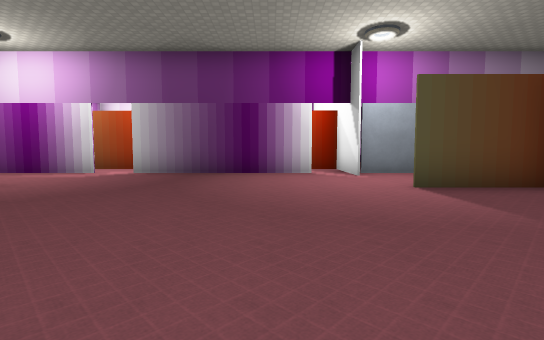
View 1 (above)

24 first-person views from a walk through a Godot game level. The camera is 1.2 m above the floor, tilts 4° down and sees 85° across. The floor is counted in squares, 2 m on a side. Each view is taken from the middle of a square. On the plan, view 1 faces up. The plan holds only what a view shows up to about 9 squares ahead; the rest is blank. The place goes on beyond the plan. Some surface patterns are stand-ins.

View 2
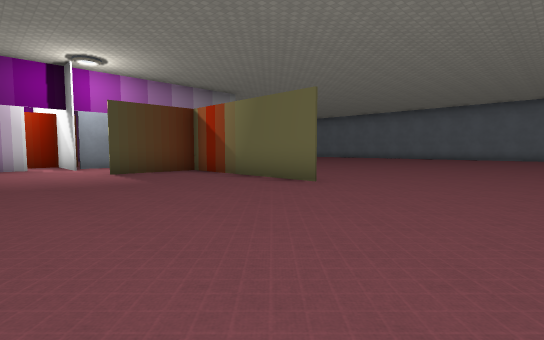

View 3
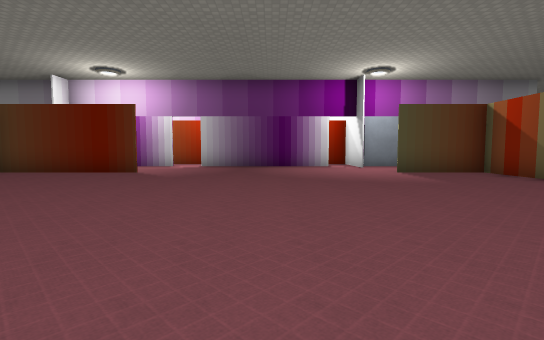

View 4
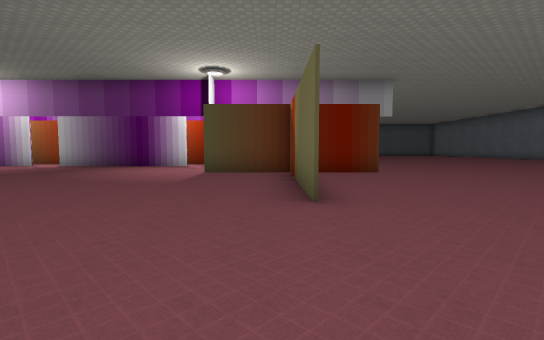

View 5
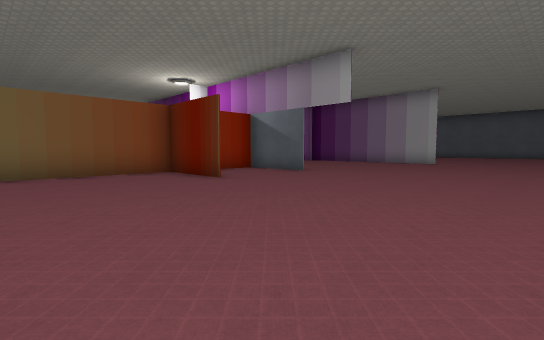

View 6
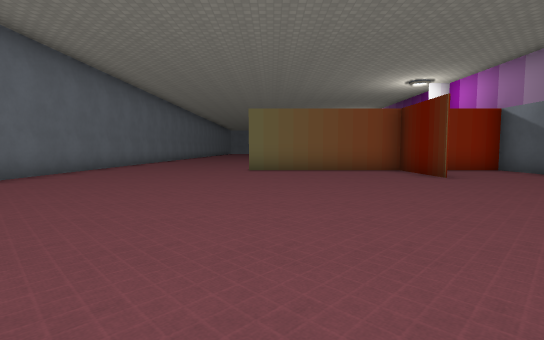

View 7
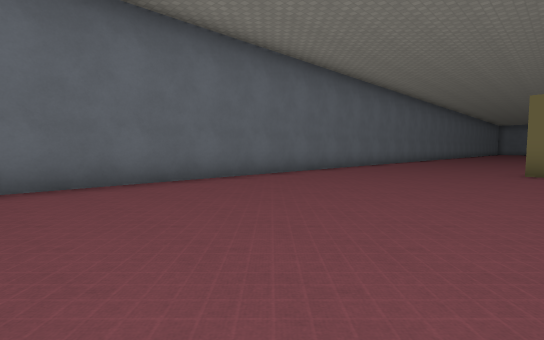

View 8
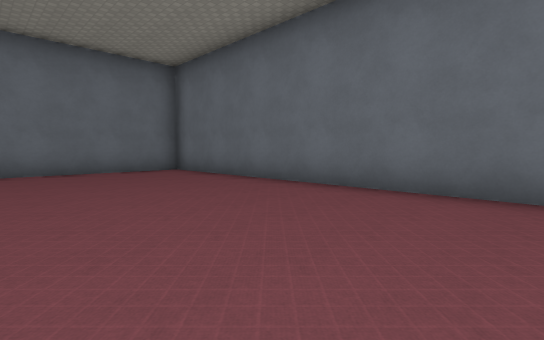

View 9
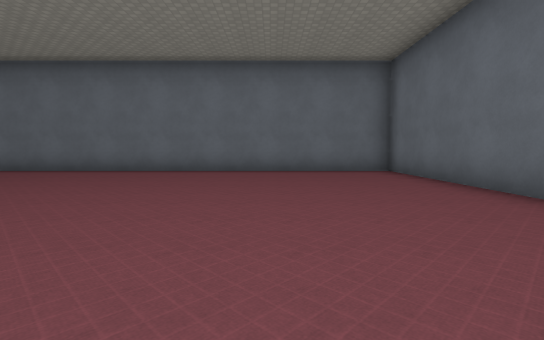

View 10
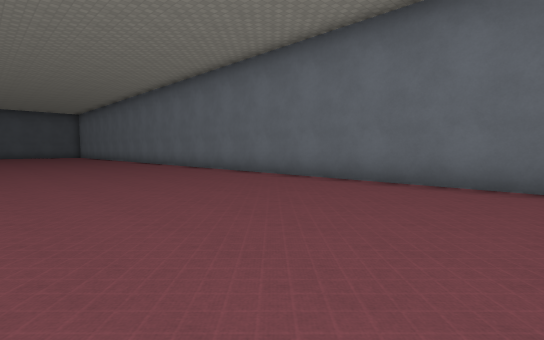

View 11
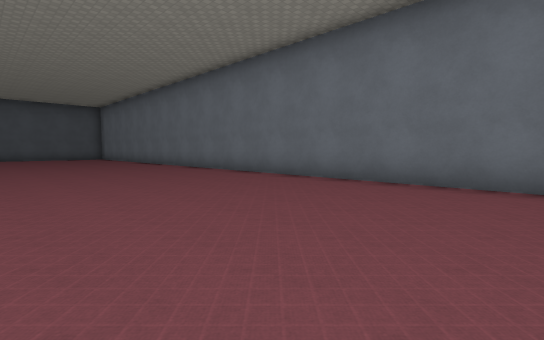

View 12
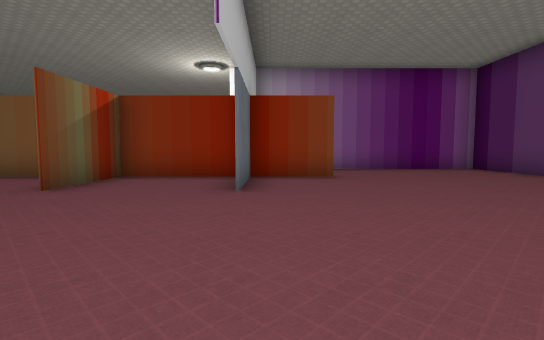

View 13
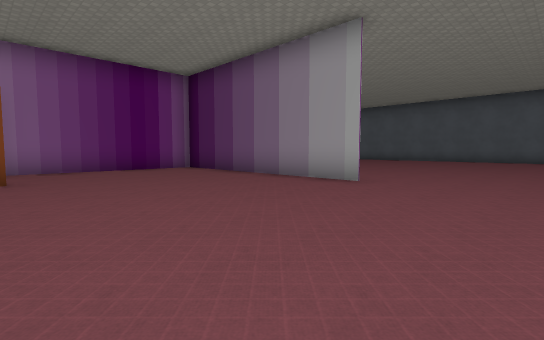

View 14
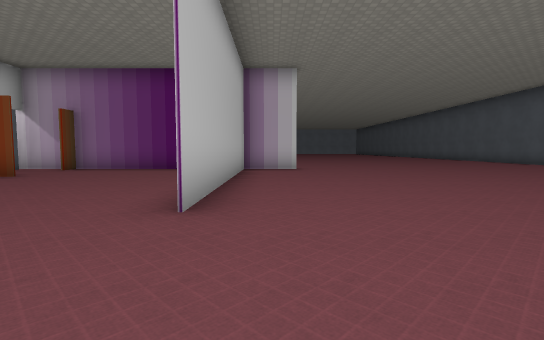

View 15
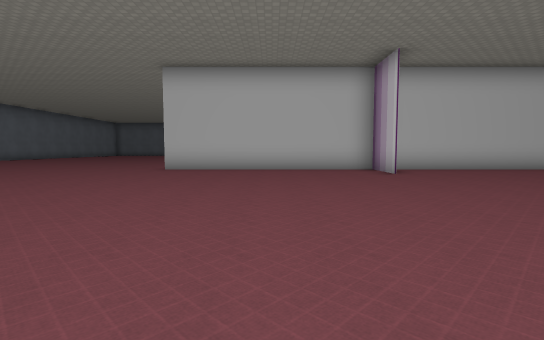

View 16
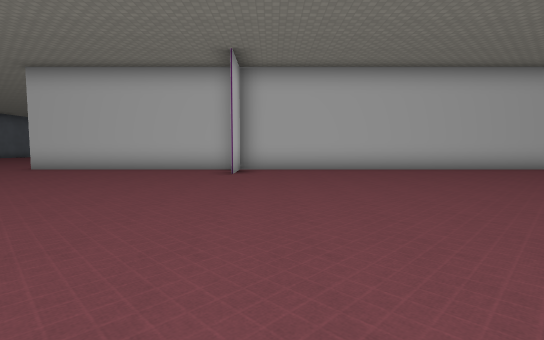

View 17
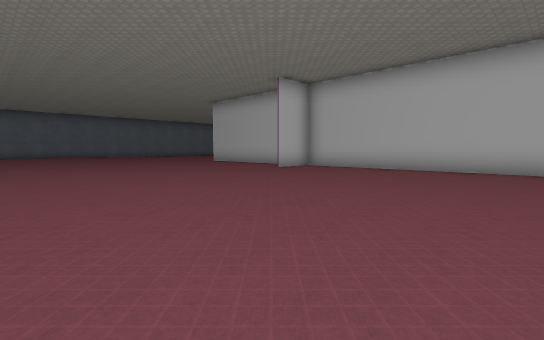

View 18
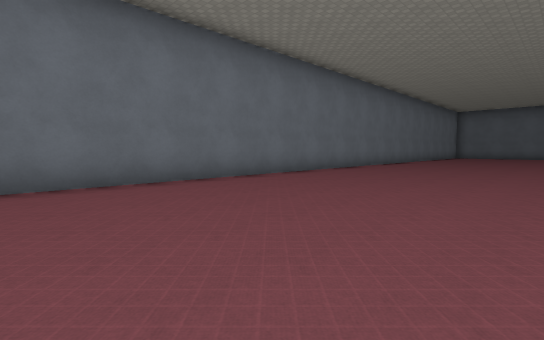

View 19
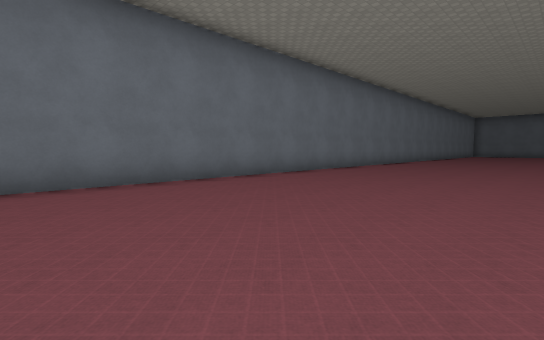

View 20
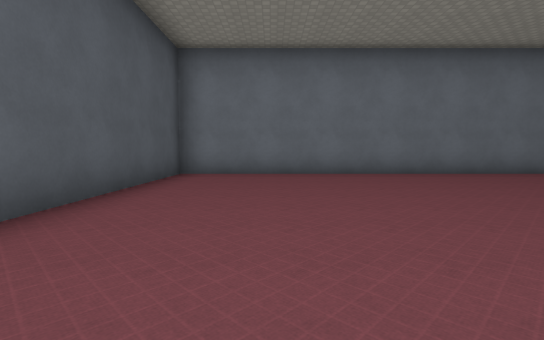

View 21
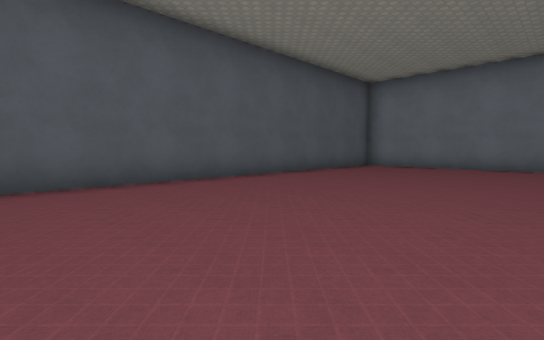

View 22
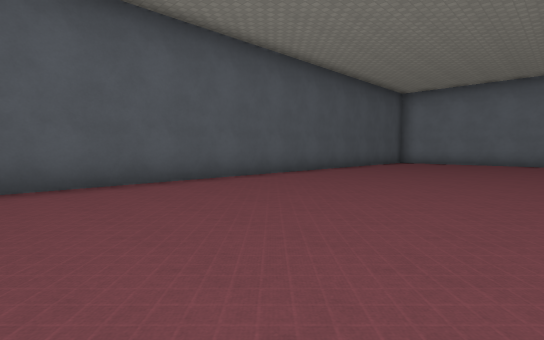

View 23
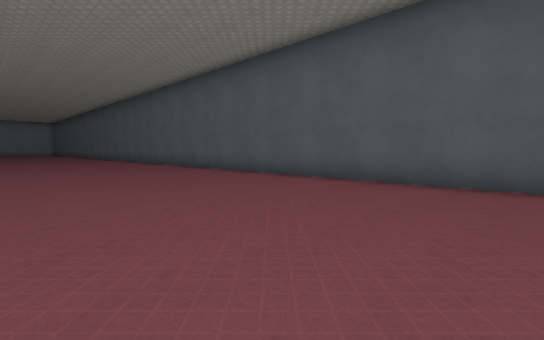

View 24
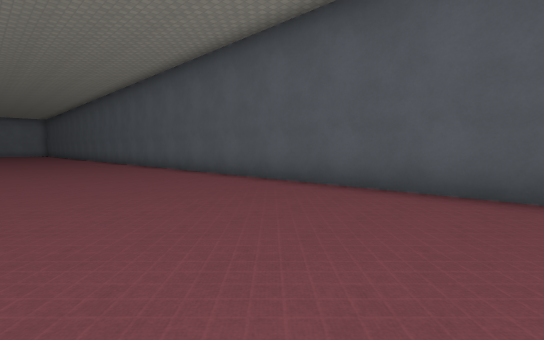

### Floor plan
Points are (right, up) in squares from view 1. A wall is a line through its corners. A room is listed if a view was taken in it or the views show most of it. See-through windows are left out.
Room 1 (views 1, 2, 3, 4, 5, 6, 7, 8, 9, 10, 11, 12, 13, 14, 15, 16, 17, 18, 19, 20, 21, 22, 23, 24)
walls: (8.2, 14.1) (2, 14.1); (4.5, 9.4) (4.5, 0.3) (4.5, 4.7) (6.8, 4.7); (4.5, 7.5) (6.8, 7.5) (2.2, 7.5); (6.9, 4.7) (2.2, 4.7); (2, 8.6) (2, 7.2); (2, 14.4) (2, 15.8) (2, 9.1); (1.1, 7.5) (-3.5, 7.5); (-4.4, 7.5) (-5.5, 7.5); (-5.5, 14.2) (8.2, 14.2); (-4.4, 4.7) (-5.5, 4.7); (4, -4.3) (19.2, -4.3) (19.2, 25.2) (-3.5, 25.2)
ways out: opening at (-4.5, 7) to room 2; gap at (1, 7)
Room 2 (no view inside)
walls: (-4.1, 9) (-5.4, 9)
ways out: opening at (-4.5, 7) to room 1

Positions as (right, up) in squares from view 1, and headings:
1: (0, 0), facing up
2: (0, -3), facing up-right
3: (-1, -3), facing up
4: (4, -3), facing up
5: (12, 1), facing up-left
6: (13, 1), facing left
7: (13, 1), facing down-left
8: (11, 0), facing down-right
9: (11, -1), facing right
10: (14, 1), facing up-right
11: (14, 6), facing up-right
12: (11, 8), facing left
13: (11, 9), facing up-left
14: (11, 15), facing left
15: (5, 23), facing down
16: (1, 23), facing down
17: (-5, 23), facing down-right
18: (14, 18), facing down-right
19: (14, 23), facing down-right
20: (12, 23), facing right
21: (9, 20), facing up-right
22: (6, 20), facing up-right
23: (8, 20), facing up-left
24: (5, 21), facing up-left
